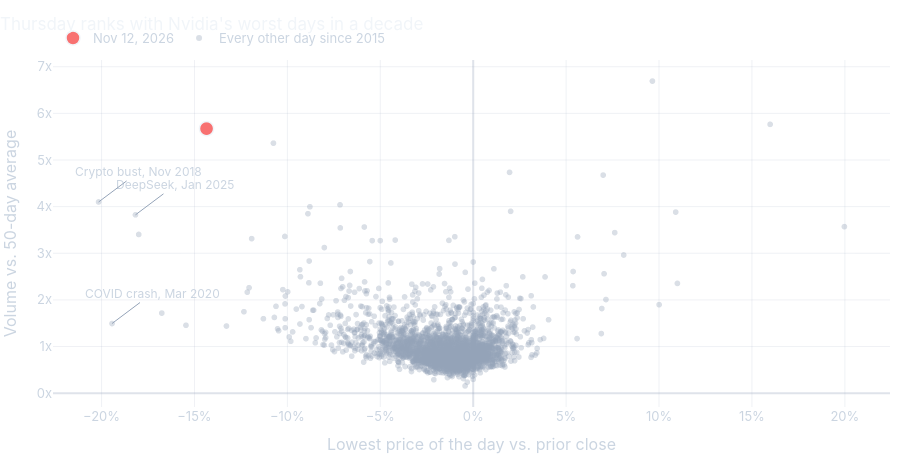

Here is the notebook cell this chart was saved with:
### Markdown cell above
## 4. How bad was Thursday?

Two measures against every day since 2015: how far the price fell from the prior close at its worst, and volume compared with normal.

### Code cell
nvda["worst_point"] = nvda["low"] / nvda["close"].shift(1) - 1
nvda["volume_vs_normal"] = nvda["volume"] / nvda["volume"].rolling(50).mean().shift(1)
thu = nvda.iloc[-1]
print(f"Low {thu['worst_point']:.1%}: only {(nvda['worst_point'] < thu['worst_point']).sum()} days since 2015 went lower. "
      f"Volume {thu['volume_vs_normal']:.1f}x normal. Low to close: +{thu['close'] / thu['low'] - 1:.1%}")

shock = nvda.dropna(subset=["worst_point", "volume_vs_normal"]).copy()
shock["label"] = np.where(shock.index == shock.index[-1], "Nov 12, 2026", "Every other day since 2015")
shock = shock.sort_values("label", ascending=False)
shock_fig = px.scatter(shock.reset_index(), x="worst_point", y="volume_vs_normal", color="label", custom_data=["date"],
                       color_discrete_map={"Nov 12, 2026": COLORS["Down"], "Every other day since 2015": "rgba(148,163,184,0.35)"},
                       title="Thursday ranks with Nvidia's worst days in a decade",
                       labels={"worst_point": "Lowest price of the day vs. prior close", "volume_vs_normal": "Volume vs. 50-day average", "label": ""})
shock_fig.update_traces(marker=dict(size=6), hovertemplate="%{customdata[0]|%b %d, %Y}: low %{x:.1%}, volume %{y:.1f}x<extra></extra>")
shock_fig.update_traces(selector=dict(name="Nov 12, 2026"), marker=dict(size=14, line=dict(color="#f1f5f9", width=1.5)))
for day, text in [("2025-01-27", "DeepSeek, Jan 2025"), ("2020-03-16", "COVID crash, Mar 2020"), ("2018-11-16", "Crypto bust, Nov 2018")]:
    shock_fig.add_annotation(x=nvda.loc[day, "worst_point"], y=nvda.loc[day, "volume_vs_normal"], text=text, showarrow=True,
                             arrowcolor="#94a3b8", font=dict(color="#cbd5e1", size=12), ax=40, ay=-30)
shock_fig.update_layout(xaxis_tickformat=".0%", yaxis_ticksuffix="x", height=460, legend=dict(orientation="h", y=1.02, x=0, yanchor="bottom"))
shock_fig.show()

### Figure 1 — Plotly figure (JSON) as saved in the notebook; plotly's stock layout.template omitted (floating-point values rounded to 4 significant figures; data arrays with more than 128 entries replaced by an {"elided": "..."} marker saying what was removed)
{"data": [{"customdata": [["2026-11-12T00:00:00.000000"]], "hovertemplate": "%{customdata[0]|%b %d, %Y}: low %{x:.1%}, volume %{y:.1f}x<extra></extra>", "legendgroup": "Nov 12, 2026", "marker": {"color": "#f87171", "line": {"color": "#f1f5f9", "width": 1.5}, "size": 14, "symbol": "circle"}, "mode": "markers", "name": "Nov 12, 2026", "showlegend": true, "type": "scattergl", "x": [-0.1435], "xaxis": "x", "y": [5.673], "yaxis": "y"}, {"customdata": {"elided": "2933x1 str values"}, "hovertemplate": "%{customdata[0]|%b %d, %Y}: low %{x:.1%}, volume %{y:.1f}x<extra></extra>", "legendgroup": "Every other day since 2015", "marker": {"color": "rgba(148,163,184,0.35)", "size": 6, "symbol": "circle"}, "mode": "markers", "name": "Every other day since 2015", "showlegend": true, "type": "scattergl", "x": {"elided": "2933 float values"}, "xaxis": "x", "y": {"elided": "2933 float values"}, "yaxis": "y"}], "layout": {"annotations": [{"arrowcolor": "#94a3b8", "ax": 40, "ay": -30, "font": {"color": "#cbd5e1", "size": 12}, "showarrow": true, "text": "DeepSeek, Jan 2025", "x": -0.1817, "y": 3.824}, {"arrowcolor": "#94a3b8", "ax": 40, "ay": -30, "font": {"color": "#cbd5e1", "size": 12}, "showarrow": true, "text": "COVID crash, Mar 2020", "x": -0.1944, "y": 1.494}, {"arrowcolor": "#94a3b8", "ax": 40, "ay": -30, "font": {"color": "#cbd5e1", "size": 12}, "showarrow": true, "text": "Crypto bust, Nov 2018", "x": -0.2016, "y": 4.1}], "height": 460, "legend": {"orientation": "h", "title": {"text": ""}, "tracegroupgap": 0, "x": 0, "y": 1.02, "yanchor": "bottom"}, "title": {"text": "Thursday ranks with Nvidia's worst days in a decade"}, "xaxis": {"anchor": "y", "domain": [0.0, 1.0], "tickformat": ".0%", "title": {"text": "Lowest price of the day vs. prior close"}}, "yaxis": {"anchor": "x", "domain": [0.0, 1.0], "ticksuffix": "x", "title": {"text": "Volume vs. 50-day average"}}}}
